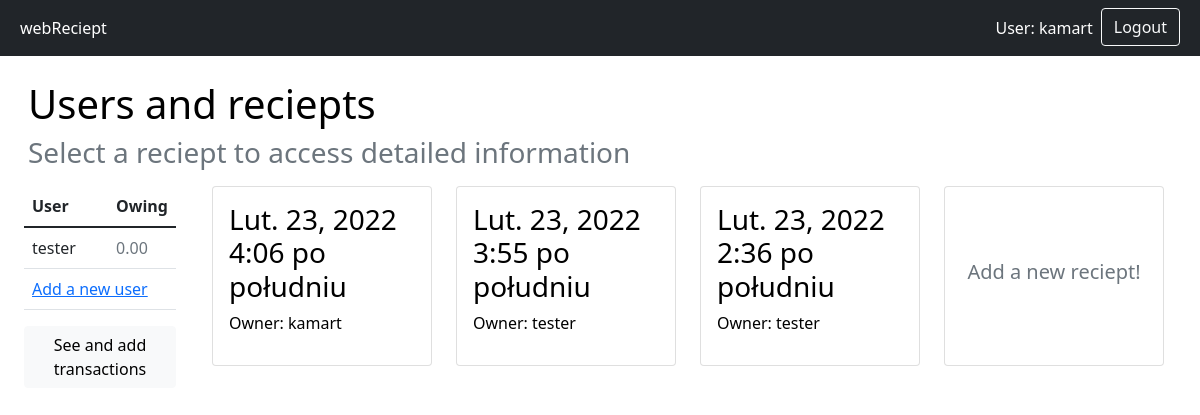
The page /group/1 (signed in) on the database its author committed.
### reciept/models.py (models this page shows, shortened)
class Reciept(models.Model):
    date = models.DateField(auto_now_add=True)
    time = models.TimeField(auto_now_add=True)
    group = models.ForeignKey(Group, on_delete=models.CASCADE)
    owner = models.ForeignKey(User, on_delete=models.CASCADE)

### reciept/views.py (the view)
# urls.py: path('group/<int:group_id>', views.recieptList, name='reciept-list'),
@login_required(redirect_field_name='next', login_url='/accounts/login')
def recieptList(request, group_id):
    group = get_object_or_404(Group, id = group_id)
    if not group.accounts.filter(username = request.user.username).exists():
        raise PermissionDenied
    reciepts = Reciept.objects.filter(group = group).order_by('-date', '-time')
    accounts = group.accounts.exclude(id = request.user.id)
    amounts = []
    recieptAmounts = []
    for account in accounts:
        balinfo = BalanceInfo(user = request.user, group = group, userTo = account)
        amounts.append(balinfo.amount())
    context = {
        'reciepts': reciepts,
        'group_id': group_id,
        'accounts': zip(accounts, amounts),
    }
    return render(request, 'reciept/recieptList.html', context)

### reciept/models.py (called while the page is built)
    @property
    def cost(self):
        return self.item.price * self.amount

### reciept/temporaryModels.py (called while the page is built)
    def amount(self):
        recieptInfos = self.user.iteminfo_set.filter(item__reciept__group = self.group, item__reciept__owner = self.userTo)
        recieptInfosTo = self.userTo.iteminfo_set.filter(item__reciept__group = self.group, item__reciept__owner = self.user)
        amount = decimal.Decimal(0)
        for recieptInfo in recieptInfos:
            amount += recieptInfo.cost
        for recieptInfo in recieptInfosTo:
            amount -= recieptInfo.cost
        transactionsTo = self.user.sender.filter(group = self.group)
        transactionsFrom = self.user.recipiant.filter(group = self.group)
        for transaction in transactionsTo:
            amount -= transaction.amount
        for transaction in transactionsFrom:
            amount += transaction.amount
        return round(amount,2)

### reciept/templates/reciept/recieptList.html (shortened to what this page needs)
{% extends "reciept/mainModule.html" %}
{% load tags %}
{% block content %}
    <div class='container-fluid'>
        <h1 class='text-black mt-4 ms-3'>
            Users and reciepts
        </h1>
        <h3 class='text-muted mb-3 ms-3'>
            Select a reciept to access detailed information
        </h3>
        <div class='row'>
            <div class='col-lg-2 ps-4 pe-4 '>
                <table class='table w-100 ' >
                    <thead class='w-100'>
                        <tr>
                            <th>
                                User
                            </th>
                            <th>
                                Owing
                            </th>
                        </tr>
                    </thead>
                    <tbody class='w-100'>
                        {% for account, amount in accounts %}
                            <tr>
                                <td class='overflow-hidden' style='max-width:10px; width:80%'>
                                    {% if account.first_name%}
                                        {{account.first_name}} {{account.last_name}}
                                    {% else %}
                                        {{account.username}}
                                    {% endif %}
                                </td>
                                <td class={% if amount > 0 %}'text-danger'{%elif amount < 0%}'text-success'{%else%}'text-muted'{%endif%} >
                                    {{amount}}
                                </td>
                            </tr>
                        {% endfor %}
                        <tr>
                                <td colspan='2'>
                                    <a href='#'>
                                        Add a new user
                                    </a>
                                </td>
                        </tr>
                    </tbody>
                </table>
                <a type='button' href={% url 'transaction-view' group_id%} class='btn btn-light'>
                    See and add transactions
                </a>
            </div>
            <div class='col-lg-10'>
                <div class='row row-cols-1 row-cols-md-4 g-4  w-100'>
                    {% for reciept in reciepts %}
                    <div class='col'>
                        <a href={% url 'reciept-view' group_id reciept.id %} role="button" class='card text-decoration-none' style='height:180px'>
                            <div class='card-body text-black d-flex flex-column justify-content-between'>
                                <h3 class = 'card-title'>
                                    {{ reciept.date }} {{reciept.time}}
                                <p> Owner: {{reciept.owner}} </p>
                            </div>
                        </a>
                    </div>
                    {% endfor %}
                    <div class='col'>
                        <a href={% url 'reciept-add' group_id %} role="button" class='card text-decoration-none align-items-center justify-content-center' style='height:180px'>
                            <h5 class=' text-center text-muted'>Add a new reciept!</h5>
                        </a>
                    </div>
                </div>
            </div>
        </div>
    </div>
{% endblock %}

### reciept/templates/reciept/mainModule.html (shortened to what this page needs)
<!DOCTYPE html>
<html lang="en">
    <head>
        {% load static %}
        <link rel = "stylesheet" href="{% static 'reciept/css/bootstrap.css' %}">
    <body>
        <div id = "header">
            <header class="navbar navbar-expand-sm bg-dark navbar-dark">
                <div class="container-fluid ">
                  <ul class="navbar-nav">
                        <li class="nav-item">
                            <a class="nav-link active" href={% url 'index' %}>webReciept</a>
                        </li>
                    </ul>
                    <div class="navbar-right">
                        <ul class="navbar-nav">
                        {% if user.is_authenticated %}
                            <li class='nav-item'>
                                <div class='nav-item navbar-text text-white me-2'>
                                    User: {{ user.username }}
                                </div>
                            </li>
                            <li class='nav-item'>
                                <a href={% url 'logout' %} role="button" class="btn btn-outline-light me-2 ">
                                    Logout
                                </a>
                            </li>
                        {% endif %}
                        </ul>
                    </div>
                </div>
            </header>
        </div>
        <div id = "content">
            {% block content %}{% endblock %}
        </div>
    </body>
</html>

### rows shown on the page
Reciept: date "Lut. 23, 2022", time "4:06 po południu", owner "kamart"
Reciept: date "Lut. 23, 2022", time "3:55 po południu", owner "tester"
Reciept: date "Lut. 23, 2022", time "2:36 po południu", owner "tester"

### other values the page prints
{{ user.username }} "kamart"
{{ account.username }} "tester"
{{ amount }} "0.00"
